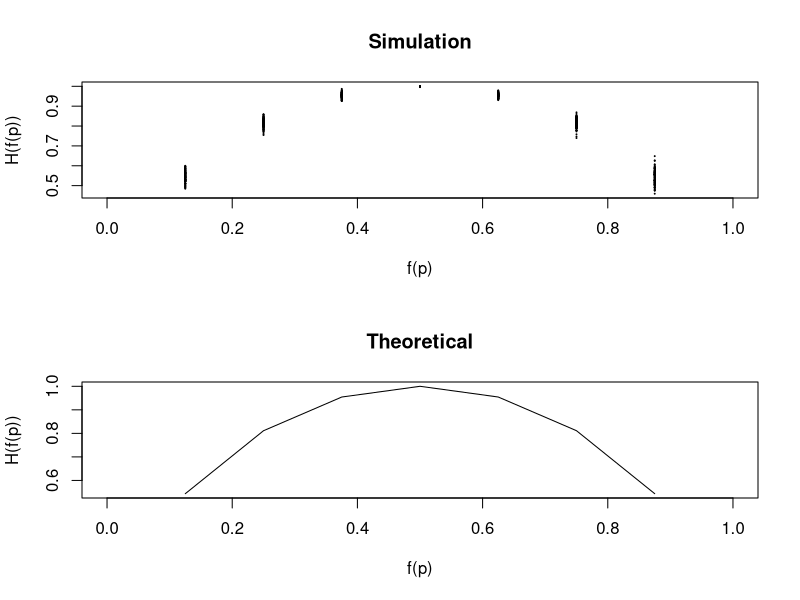

Write the R code that produced this figure.

#' Practice 4.5
#' Simulate entropy and draw entropy function of
#'   H(f(p)) = -f(p)*log2(f(p)) -(1-f(p)*log2(1-f(p)))
#' where f(p) is step function, 0<=f(p)<=1

f = function(x) 1/8 * floor(8*x)
I = function(p) -log2(p)
p = seq(0, 1, 1/1000)

par(mfrow=c(2,1))

# 1. simulation part
H = function(p) {
  if(length(p) == 1) {
    N = 1000
    s = sample(c(T,F), N, replace=T, prob=c(p,1-p))
    p = length(which(s))/N
    q = length(which(!s))/N
    return(p*I(p)+q*I(q))
  } else {
    return(sapply(p, H))
  }
}
plot(f(p), H(f(p)), type='p', cex=0.1, main='Simulation')

# 2. plot entropy function
H = function(p) -p*log2(p)-(1-p)*log2(1-p)
plot(f(p), H(f(p)), type='l', main='Theoretical')

par(mfrow=c(1,1))